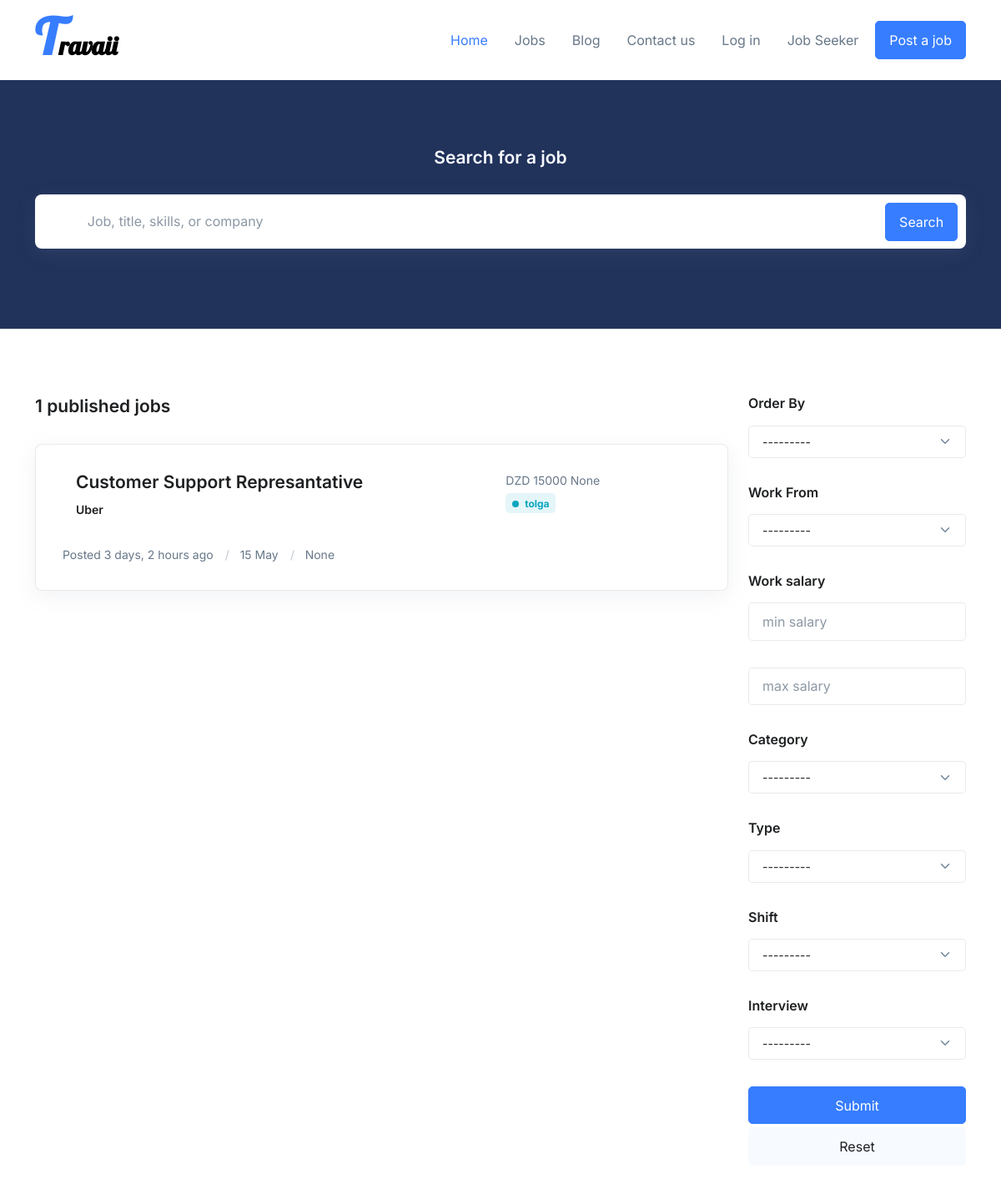
Page /all/ on the committed database.
### main/models.py (models this page shows, shortened)
class Work_from(models.Model):
    work_from= models.CharField(max_length=30, null=True, blank=True)
    def __str__(self):
        return self.work_from

class Jobs(models.Model):
    publisher= models.ForeignKey(User, related_name='work' ,on_delete=models.CASCADE, null=True)
    job_category= models.ForeignKey('Category', related_name='myjobs' ,on_delete=models.SET_NULL, null=True)
    save_job= models.ManyToManyField(User, related_name='save_job', blank=True)
    position = models.CharField(max_length=200,null=True, blank=True)
    work_from= models.ForeignKey('Work_from', on_delete=models.SET_NULL,related_name='workplace', null=True, blank=True)
    job_type= models.ForeignKey('Job_type', on_delete=models.SET_NULL,related_name='typeofjob', null=True, blank=True)
    description = RichTextField(config_name='awesome_ckeditor')
    tasks= models.TextField(max_length=300,  null=True, blank=True)
    num_people= models.CharField(max_length=5, null=True, blank=True )
    is_urgent= models.BooleanField(default=False)
    job_shift=models.ForeignKey(Shifts,on_delete=models.SET_NULL, related_name='shifts', null=True, blank=True)
    salary = models.CharField(max_length=15, null=True, blank=True)
    pay_per= models.CharField(max_length=150, null=True, blank=True, choices=salary_range)
    benifits= models.TextField(max_length=500, null=True, blank=True)
    creation_date = models.DateTimeField(auto_now_add=now)
    is_published= models.BooleanField(default=True)
    interview_type= models.CharField(max_length=50, choices=interview)

### company/models.py (models this page shows, shortened)
class CompanyProfile(models.Model):
    owner= models.OneToOneField(User, on_delete=models.CASCADE )
    followers= models.ManyToManyField(User, related_name='user_followers', blank=True)
    website=models.URLField(max_length=100, null=True, blank=True, unique=True)
    facebook= models.URLField(max_length=100, null=True, blank=True, unique=True)
    twitter= models.URLField(max_length=100, null=True, blank=True, unique=True)
    github= models.URLField(max_length=100, null=True, blank=True, unique=True)
    address= models.CharField(max_length=100, null=True, blank=True)
    about= models.TextField()
    city= models.ForeignKey(Cities, related_name='company_city', on_delete=models.SET_NULL, null=True, blank=False)
    state= models.ForeignKey(Wilaya, related_name='company_wilaya', on_delete=models.SET_NULL, null=True, blank=False)
    zip_code= models.IntegerField(default=0)
    company_logo=models.ImageField(null=True, blank=True, upload_to='company/%y/%m/%d')
    profile_bg= models.ImageField(null=True, blank=True, upload_to='company/bg/%y/%m/%d')
    founded= models.CharField(max_length=15, null=False, blank=False)
    co_size= models.CharField(max_length=50,choices=company_size, null=False, blank=False)
    industry= models.CharField(max_length=40)
    company_name= models.CharField(max_length=30, unique=True)
    is_profile_completed= models.BooleanField(default=False)
    submition_date= models.DateTimeField(auto_now_add=now)
    instagram=models.URLField(max_length=100, null=True, blank=True)

### applicants/models.py (models this page shows)
class Cities(models.Model):
    city_name=models.CharField(max_length=300)
    def __str__(self):
        return self.city_name

### subscriptions/decorators.py (the view)
    def wrapper_func(request, *args, **kwargs):
        if request.user.is_authenticated:
            try:
                subscriber = Customer.objects.filter(user= request.user)
                stripe_customer = Customer.objects.get(user=request.user)
                stripe.api_key = settings.STRIPE_SECRET_KEY
                subscription = stripe.Subscription.retrieve(stripe_customer.stripe_subscription_id)
                product = stripe.Product.retrieve(subscription.plan.product)
                if subscription.status == 'active':
                    return view_func(request, *args, **kwargs)
                else:
                    subscriber.delete()
                    return view_func(request, *args, **kwargs)
            except Customer.DoesNotExist:
                return view_func(request, *args, **kwargs)
        else:
            return view_func(request, *args, **kwargs)

### main/models.py (called while the page is built)
    def __str__(self):
        return self.shift

    def __str__(self):
        return self.name

### main/views.py (called while the page is built)
@check_sub
def DisplayJobs(request):
    jobs= Jobs.objects.filter(is_published=True).order_by('-creation_date')
    f = SnippetFilter(request.GET, queryset=Jobs.objects.filter(is_published=True))
    total_jobs= Jobs.objects.filter(is_published=True).count()
    category= Category.objects.all()
    j_type= Job_type.objects.all()
    w_from= Work_from.objects.all()
    context= {'jobs':jobs, 'total_jobs':total_jobs, 'category':category,'j_type':j_type, 'w_from':w_from, 'f':f}
    return render(request, 'main/display/display_jobs.html', context)

### templates/main/display/display_jobs.html (shortened to what this page needs)
{% extends 'base.html' %}
{% load static %}
{% load bootstrap %}
{% block content %}
{% include 'parts/nav.html' %}
<main id="content" role="main">
    <div class="gradient-x-three-sm-dark bg-dark">
      <div class="container content-space-2">
        <form method="post" action="{% url 'search_for' %}">
          <h3 class="text-center mb-5 text-light">Search for a job</h3>
          <div class="input-card input-card-sm mb-3">
            <div class="input-card-form">
              <div class="input-group input-group-merge">
                <span class="input-group-prepend input-group-text">
                  <i class="bi-search"></i>
                </span>
                <input type="search" class="form-control" id="jobTitleForm" name="searched" placeholder="Job, title, skills, or company" aria-label="Job, title, skills, or company" name="searched">
              </div>
            </div>
            <button type="submit" class="btn btn-primary">Search</button>
          </div>
        </form>
      </div>
    </div>
    <div class="container content-space-t-1 content-space-t-md-2 content-space-b-2 content-space-b-lg-3">
      <div class="row">
        <div class="col-lg-3 order-lg-2">
          <div class="navbar-expand-lg mb-5">
            <div class="hoolderr">
            <div id="navbarVerticalNavMenu" class="sticky-top collapse navbar-collapse">
              <div class="w-100">
                <form method="get">
                  <div class="mb-5">
                    <h5 class="mb-3">Order By</h5>
                    {{f.form.ordering}}
                  </div>
                  <div class="mb-5">
                    <h5 class="mb-3">Work From</h5>
                    {{f.form.work_from}}
                  </div>
                  <div class="mb-5">
                    <h5 class="mb-3">Work salary</h5>
                    {{f.form.min_price}}
                  </div>
                  <div class="mb-5">
                    {{f.form.max_price}}
                  </div>
                  <div class="mb-5">
                    <h5 class="mb-3">Category</h5>
                    {{f.form.job_category}}
                  </div>
                  <div class="mb-5">
                    <h5 class="mb-3">Type</h5>
                    {{f.form.job_type}}
                  </div>
                  <div class="mb-5">
                    <h5 class="mb-3">Shift</h5>
                    {{f.form.job_shift}}
                  </div>
                  <div class="mb-5">
                    <h5 class="mb-3">Interview</h5>
                    {{f.form.interview_type}}
                  </div>
                  <div class="d-grid">
                    <button type="submit" class="btn btn-primary btn-transition mb-1">Submit</button>
                    <a href="{% url 'alljobs' %}" class="btn btn-light btn-transition text-dark">Reset</a>
                  </div>
                </form>
              </div>
            </div>
          </div>
          </div>
        </div>
        <div class="col-lg-9">
          <div class="row align-items-center mb-5">
            <div class="col-sm mb-3 mb-sm-0">
              {% if f.qs %}
              <h3 class="mb-0">{{f.qs.count}} published jobs</h3>
              {% endif %}
            </div>
          </div>
          <div class="d-grid gap-5 mb-10">
            {% if f.qs %}
            {% for obj in f.qs %}
            <div class="card card-bordered">
              <div class="card-body">
                <div class="d-sm-flex">
                  <div class="flex-grow-1 ms-sm-3">
                    <div class="row">
                      <div class="col col-md-8">
                        <h3 class="card-title">
                          <a class="text-dark" href="{% url 'detail_job' obj.id %}">{{obj.position}}</a>
                        </h3>
                        <div class="d-none d-sm-inline-block">
                          <h6 class="card-title">
                            <a class="text-dark" href="{% url 'company_Profile' obj.publisher.id %}">{{obj.publisher.companyprofile.company_name}}</a>
                          </h6>
                        </div>
                      </div>
                      <div class="col-12 col-md mt-3 mt-md-0">
                        <span class="d-block small text-body mb-1">DZD {{obj.salary}} {{obj.pay_per}}</span>
                        <span class="badge bg-soft-info text-info me-2">
                          <span class="legend-indicator bg-info"></span>{{obj.work_from}}
                        </span>
                      </div>
                    </div>
                  </div>
                </div>
              </div>
              <div class="card-footer pt-0">
                <ul class="list-inline list-separator small text-body">
                  <li class="list-inline-item">Posted {{obj.creation_date|timesince}} ago</li>
                  <li class="list-inline-item">{{obj.publisher.companyprofile.city}}</li>
                  <li class="list-inline-item">{{obj.job_type}}</li>
                </ul>
              </div>
            </div>
            {% endfor %}
            {% else %}
            <div class="alert alert-light" role="alert">
              There are no public jobs at the moment please try again later...
            </div>
            {% endif %}
          </div>
        </div>
      </div>
    </div>
  </main>
{% endblock content %}

### rows in the picture
Work_from: work_from "---------"
Jobs: position "Customer Support Represantative", publisher.companyprofile.company_name "Uber", salary "15000", pay_per "None", work_from "tolga", creation_date "3 days, 2 hours", publisher.companyprofile.city "15 May", job_type "None"

### other values in the picture
{{ f.qs.count }} "1"
